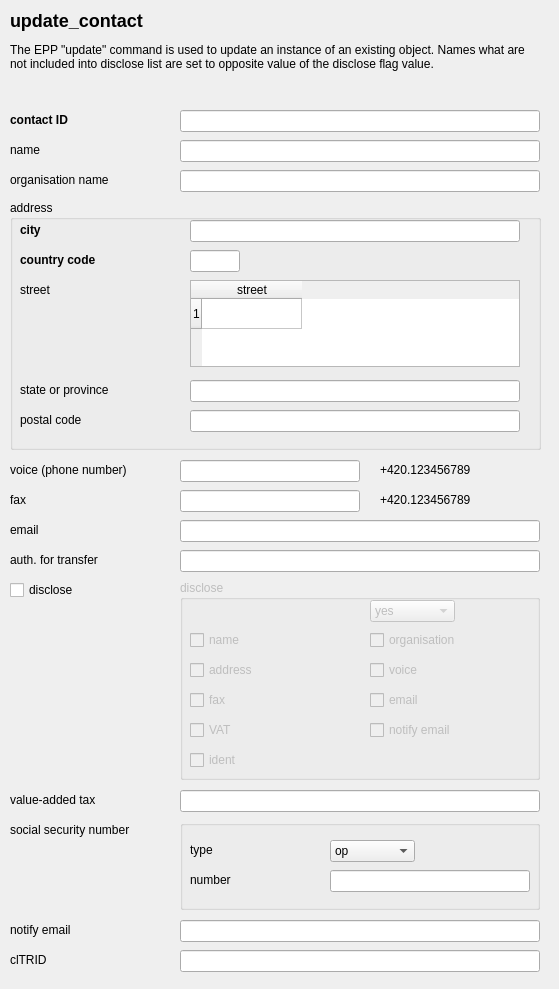
<ui version="4.0" >
 <class>FredWindow</class>
 <widget class="QWidget" name="FredWindow" >
  <property name="geometry" >
   <rect>
    <x>0</x>
    <y>0</y>
    <width>559</width>
    <height>989</height>
   </rect>
  </property>
  <property name="windowTitle" >
   <string>Update Contact panel</string>
  </property>
  <widget class="QLabel" name="textLabel1" >
   <property name="geometry" >
    <rect>
     <x>10</x>
     <y>110</y>
     <width>160</width>
     <height>20</height>
    </rect>
   </property>
   <property name="text" >
    <string>&lt;b>contact ID&lt;/b></string>
   </property>
   <property name="wordWrap" >
    <bool>false</bool>
   </property>
  </widget>
  <widget class="QLineEdit" name="update_contact_id" >
   <property name="geometry" >
    <rect>
     <x>180</x>
     <y>110</y>
     <width>360</width>
     <height>22</height>
    </rect>
   </property>
   <property name="text" >
    <string/>
   </property>
  </widget>
  <widget class="QLabel" name="textLabel8" >
   <property name="geometry" >
    <rect>
     <x>10</x>
     <y>520</y>
     <width>160</width>
     <height>20</height>
    </rect>
   </property>
   <property name="text" >
    <string>email</string>
   </property>
   <property name="wordWrap" >
    <bool>false</bool>
   </property>
  </widget>
  <widget class="QLineEdit" name="update_contact_org" >
   <property name="geometry" >
    <rect>
     <x>180</x>
     <y>170</y>
     <width>360</width>
     <height>22</height>
    </rect>
   </property>
   <property name="toolTip" >
    <string>CZ</string>
   </property>
   <property name="whatsThis" >
    <string>pokus</string>
   </property>
  </widget>
  <widget class="QLineEdit" name="update_contact_name" >
   <property name="geometry" >
    <rect>
     <x>180</x>
     <y>140</y>
     <width>360</width>
     <height>22</height>
    </rect>
   </property>
   <property name="toolTip" >
    <string>CZ</string>
   </property>
   <property name="whatsThis" >
    <string>pokus</string>
   </property>
  </widget>
  <widget class="QLineEdit" name="update_contact_voice" >
   <property name="geometry" >
    <rect>
     <x>180</x>
     <y>460</y>
     <width>180</width>
     <height>22</height>
    </rect>
   </property>
   <property name="inputMask" >
    <string/>
   </property>
  </widget>
  <widget class="QLabel" name="textLabel9" >
   <property name="geometry" >
    <rect>
     <x>10</x>
     <y>550</y>
     <width>160</width>
     <height>20</height>
    </rect>
   </property>
   <property name="text" >
    <string>auth. for transfer</string>
   </property>
   <property name="wordWrap" >
    <bool>false</bool>
   </property>
  </widget>
  <widget class="QLabel" name="textLabel7" >
   <property name="geometry" >
    <rect>
     <x>380</x>
     <y>460</y>
     <width>160</width>
     <height>20</height>
    </rect>
   </property>
   <property name="text" >
    <string>+420.123456789</string>
   </property>
   <property name="wordWrap" >
    <bool>false</bool>
   </property>
  </widget>
  <widget class="QLineEdit" name="update_contact_email" >
   <property name="geometry" >
    <rect>
     <x>180</x>
     <y>520</y>
     <width>360</width>
     <height>22</height>
    </rect>
   </property>
  </widget>
  <widget class="QLineEdit" name="update_contact_fax" >
   <property name="geometry" >
    <rect>
     <x>180</x>
     <y>490</y>
     <width>180</width>
     <height>22</height>
    </rect>
   </property>
   <property name="inputMask" >
    <string/>
   </property>
  </widget>
  <widget class="QLabel" name="textLabel2" >
   <property name="geometry" >
    <rect>
     <x>10</x>
     <y>140</y>
     <width>160</width>
     <height>20</height>
    </rect>
   </property>
   <property name="text" >
    <string>name</string>
   </property>
   <property name="wordWrap" >
    <bool>false</bool>
   </property>
  </widget>
  <widget class="QCheckBox" name="disclose" >
   <property name="geometry" >
    <rect>
     <x>10</x>
     <y>580</y>
     <width>160</width>
     <height>20</height>
    </rect>
   </property>
   <property name="text" >
    <string>disclose</string>
   </property>
  </widget>
  <widget class="QLabel" name="textLabel6" >
   <property name="geometry" >
    <rect>
     <x>380</x>
     <y>490</y>
     <width>160</width>
     <height>20</height>
    </rect>
   </property>
   <property name="text" >
    <string>+420.123456789</string>
   </property>
   <property name="wordWrap" >
    <bool>false</bool>
   </property>
  </widget>
  <widget class="QLineEdit" name="update_contact_auth_info" >
   <property name="geometry" >
    <rect>
     <x>180</x>
     <y>550</y>
     <width>360</width>
     <height>22</height>
    </rect>
   </property>
   <property name="echoMode" >
    <enum>QLineEdit::Normal</enum>
   </property>
  </widget>
  <widget class="QLabel" name="textLabel5" >
   <property name="geometry" >
    <rect>
     <x>10</x>
     <y>460</y>
     <width>160</width>
     <height>20</height>
    </rect>
   </property>
   <property name="text" >
    <string>voice (phone number)</string>
   </property>
   <property name="wordWrap" >
    <bool>false</bool>
   </property>
  </widget>
  <widget class="QLabel" name="textLabel4" >
   <property name="geometry" >
    <rect>
     <x>10</x>
     <y>490</y>
     <width>160</width>
     <height>20</height>
    </rect>
   </property>
   <property name="text" >
    <string>fax</string>
   </property>
   <property name="wordWrap" >
    <bool>false</bool>
   </property>
  </widget>
  <widget class="QLabel" name="textLabel18" >
   <property name="geometry" >
    <rect>
     <x>10</x>
     <y>10</y>
     <width>530</width>
     <height>90</height>
    </rect>
   </property>
   <property name="text" >
    <string>&lt;h2>update_contact&lt;/h2>
The EPP "update" command is used to update an instance of an existing object.
   Names what are not included into disclose list are set to opposite value of the disclose flag value.</string>
   </property>
   <property name="alignment" >
    <set>Qt::AlignLeading|Qt::AlignLeft|Qt::AlignTop</set>
   </property>
   <property name="wordWrap" >
    <bool>true</bool>
   </property>
  </widget>
  <widget class="QLabel" name="textLabel3" >
   <property name="geometry" >
    <rect>
     <x>10</x>
     <y>170</y>
     <width>160</width>
     <height>20</height>
    </rect>
   </property>
   <property name="text" >
    <string>organisation name</string>
   </property>
   <property name="wordWrap" >
    <bool>false</bool>
   </property>
  </widget>
  <widget class="QGroupBox" name="groupBox8" >
   <property name="geometry" >
    <rect>
     <x>10</x>
     <y>200</y>
     <width>531</width>
     <height>250</height>
    </rect>
   </property>
   <property name="title" >
    <string>address</string>
   </property>
   <widget class="QLabel" name="textLabel13" >
    <property name="geometry" >
     <rect>
      <x>10</x>
      <y>50</y>
      <width>160</width>
      <height>20</height>
     </rect>
    </property>
    <property name="text" >
     <string>&lt;b>country code&lt;/b></string>
    </property>
    <property name="wordWrap" >
     <bool>false</bool>
    </property>
   </widget>
   <widget class="QLabel" name="textLabel14" >
    <property name="geometry" >
     <rect>
      <x>10</x>
      <y>80</y>
      <width>160</width>
      <height>20</height>
     </rect>
    </property>
    <property name="text" >
     <string>street</string>
    </property>
    <property name="wordWrap" >
     <bool>false</bool>
    </property>
   </widget>
   <widget class="QLabel" name="textLabel15" >
    <property name="geometry" >
     <rect>
      <x>10</x>
      <y>210</y>
      <width>160</width>
      <height>20</height>
     </rect>
    </property>
    <property name="text" >
     <string>postal code</string>
    </property>
    <property name="wordWrap" >
     <bool>false</bool>
    </property>
   </widget>
   <widget class="QLabel" name="textLabel16" >
    <property name="geometry" >
     <rect>
      <x>10</x>
      <y>180</y>
      <width>160</width>
      <height>20</height>
     </rect>
    </property>
    <property name="text" >
     <string>state or province</string>
    </property>
    <property name="wordWrap" >
     <bool>false</bool>
    </property>
   </widget>
   <widget class="QLabel" name="textLabel17" >
    <property name="geometry" >
     <rect>
      <x>10</x>
      <y>20</y>
      <width>160</width>
      <height>20</height>
     </rect>
    </property>
    <property name="text" >
     <string>&lt;b>city&lt;/b></string>
    </property>
    <property name="wordWrap" >
     <bool>false</bool>
    </property>
   </widget>
   <widget class="QLineEdit" name="update_contact_sp" >
    <property name="geometry" >
     <rect>
      <x>180</x>
      <y>180</y>
      <width>330</width>
      <height>22</height>
     </rect>
    </property>
   </widget>
   <widget class="QLineEdit" name="update_contact_pc" >
    <property name="geometry" >
     <rect>
      <x>180</x>
      <y>210</y>
      <width>330</width>
      <height>22</height>
     </rect>
    </property>
   </widget>
   <widget class="QLineEdit" name="update_contact_cc" >
    <property name="geometry" >
     <rect>
      <x>180</x>
      <y>50</y>
      <width>50</width>
      <height>22</height>
     </rect>
    </property>
    <property name="inputMask" >
     <string/>
    </property>
    <property name="text" >
     <string/>
    </property>
   </widget>
   <widget class="QLineEdit" name="update_contact_city" >
    <property name="geometry" >
     <rect>
      <x>180</x>
      <y>20</y>
      <width>330</width>
      <height>22</height>
     </rect>
    </property>
   </widget>
   <widget class="QTableWidget" name="update_contact_street" >
    <property name="geometry" >
     <rect>
      <x>180</x>
      <y>80</y>
      <width>330</width>
      <height>87</height>
     </rect>
    </property>
    <property name="showGrid" >
     <bool>true</bool>
    </property>
    <property name="rowCount" >
     <number>1</number>
    </property>
    <row/>
    <column>
     <property name="text" >
      <string>street</string>
     </property>
    </column>
   </widget>
  </widget>
  <widget class="QGroupBox" name="grp_disclose" >
   <property name="enabled" >
    <bool>false</bool>
   </property>
   <property name="geometry" >
    <rect>
     <x>180</x>
     <y>580</y>
     <width>360</width>
     <height>200</height>
    </rect>
   </property>
   <property name="title" >
    <string>disclose</string>
   </property>
   <widget class="QComboBox" name="update_contact_disclose_flag" >
    <property name="geometry" >
     <rect>
      <x>190</x>
      <y>20</y>
      <width>85</width>
      <height>22</height>
     </rect>
    </property>
    <item>
     <property name="text" >
      <string>yes</string>
     </property>
    </item>
    <item>
     <property name="text" >
      <string>no</string>
     </property>
    </item>
   </widget>
   <widget class="QCheckBox" name="update_contact_disclose_name" >
    <property name="geometry" >
     <rect>
      <x>10</x>
      <y>50</y>
      <width>160</width>
      <height>20</height>
     </rect>
    </property>
    <property name="text" >
     <string>name</string>
    </property>
   </widget>
   <widget class="QCheckBox" name="update_contact_disclose_addr" >
    <property name="geometry" >
     <rect>
      <x>10</x>
      <y>80</y>
      <width>160</width>
      <height>20</height>
     </rect>
    </property>
    <property name="text" >
     <string>address</string>
    </property>
   </widget>
   <widget class="QCheckBox" name="update_contact_disclose_org" >
    <property name="geometry" >
     <rect>
      <x>190</x>
      <y>50</y>
      <width>160</width>
      <height>20</height>
     </rect>
    </property>
    <property name="text" >
     <string>organisation</string>
    </property>
   </widget>
   <widget class="QCheckBox" name="update_contact_disclose_voice" >
    <property name="geometry" >
     <rect>
      <x>190</x>
      <y>80</y>
      <width>160</width>
      <height>20</height>
     </rect>
    </property>
    <property name="text" >
     <string>voice</string>
    </property>
   </widget>
   <widget class="QCheckBox" name="update_contact_disclose_email" >
    <property name="geometry" >
     <rect>
      <x>190</x>
      <y>110</y>
      <width>160</width>
      <height>20</height>
     </rect>
    </property>
    <property name="text" >
     <string>email</string>
    </property>
   </widget>
   <widget class="QCheckBox" name="update_contact_disclose_fax" >
    <property name="geometry" >
     <rect>
      <x>10</x>
      <y>110</y>
      <width>160</width>
      <height>20</height>
     </rect>
    </property>
    <property name="text" >
     <string>fax</string>
    </property>
   </widget>
   <widget class="QCheckBox" name="update_contact_disclose_notify_email" >
    <property name="geometry" >
     <rect>
      <x>190</x>
      <y>140</y>
      <width>160</width>
      <height>20</height>
     </rect>
    </property>
    <property name="text" >
     <string>notify email</string>
    </property>
   </widget>
   <widget class="QCheckBox" name="update_contact_disclose_vat" >
    <property name="geometry" >
     <rect>
      <x>10</x>
      <y>140</y>
      <width>160</width>
      <height>20</height>
     </rect>
    </property>
    <property name="text" >
     <string>VAT</string>
    </property>
   </widget>
   <widget class="QCheckBox" name="update_contact_disclose_ident" >
    <property name="geometry" >
     <rect>
      <x>10</x>
      <y>170</y>
      <width>160</width>
      <height>20</height>
     </rect>
    </property>
    <property name="text" >
     <string>ident</string>
    </property>
   </widget>
  </widget>
  <widget class="QLineEdit" name="update_contact_vat" >
   <property name="geometry" >
    <rect>
     <x>180</x>
     <y>790</y>
     <width>360</width>
     <height>22</height>
    </rect>
   </property>
  </widget>
  <widget class="QLabel" name="textLabel10" >
   <property name="geometry" >
    <rect>
     <x>10</x>
     <y>790</y>
     <width>160</width>
     <height>20</height>
    </rect>
   </property>
   <property name="text" >
    <string>value-added tax</string>
   </property>
   <property name="wordWrap" >
    <bool>false</bool>
   </property>
  </widget>
  <widget class="QLabel" name="textLabel21" >
   <property name="geometry" >
    <rect>
     <x>10</x>
     <y>820</y>
     <width>160</width>
     <height>20</height>
    </rect>
   </property>
   <property name="text" >
    <string>social security number</string>
   </property>
   <property name="wordWrap" >
    <bool>false</bool>
   </property>
  </widget>
  <widget class="QLineEdit" name="update_contact_notify_email" >
   <property name="geometry" >
    <rect>
     <x>180</x>
     <y>920</y>
     <width>360</width>
     <height>22</height>
    </rect>
   </property>
  </widget>
  <widget class="QLineEdit" name="update_contact_cltrid" >
   <property name="geometry" >
    <rect>
     <x>180</x>
     <y>950</y>
     <width>360</width>
     <height>22</height>
    </rect>
   </property>
  </widget>
  <widget class="QLabel" name="textLabel12" >
   <property name="geometry" >
    <rect>
     <x>10</x>
     <y>920</y>
     <width>160</width>
     <height>20</height>
    </rect>
   </property>
   <property name="text" >
    <string>notify email</string>
   </property>
   <property name="wordWrap" >
    <bool>false</bool>
   </property>
  </widget>
  <widget class="QLabel" name="textLabel11" >
   <property name="geometry" >
    <rect>
     <x>10</x>
     <y>950</y>
     <width>160</width>
     <height>20</height>
    </rect>
   </property>
   <property name="text" >
    <string>clTRID</string>
   </property>
   <property name="wordWrap" >
    <bool>false</bool>
   </property>
  </widget>
  <widget class="QGroupBox" name="groupBox2_2" >
   <property name="geometry" >
    <rect>
     <x>180</x>
     <y>820</y>
     <width>360</width>
     <height>90</height>
    </rect>
   </property>
   <widget class="QLabel" name="textLabel19" >
    <property name="geometry" >
     <rect>
      <x>10</x>
      <y>50</y>
      <width>130</width>
      <height>20</height>
     </rect>
    </property>
    <property name="text" >
     <string>number</string>
    </property>
    <property name="wordWrap" >
     <bool>false</bool>
    </property>
   </widget>
   <widget class="QLabel" name="textLabel20" >
    <property name="geometry" >
     <rect>
      <x>10</x>
      <y>20</y>
      <width>130</width>
      <height>20</height>
     </rect>
    </property>
    <property name="text" >
     <string>type</string>
    </property>
    <property name="wordWrap" >
     <bool>false</bool>
    </property>
   </widget>
   <widget class="QComboBox" name="update_contact_ssn_type" >
    <property name="geometry" >
     <rect>
      <x>150</x>
      <y>20</y>
      <width>85</width>
      <height>22</height>
     </rect>
    </property>
    <item>
     <property name="text" >
      <string>op</string>
     </property>
    </item>
    <item>
     <property name="text" >
      <string>rc</string>
     </property>
    </item>
    <item>
     <property name="text" >
      <string>passport</string>
     </property>
    </item>
    <item>
     <property name="text" >
      <string>mpsv</string>
     </property>
    </item>
    <item>
     <property name="text" >
      <string>ico</string>
     </property>
    </item>
   </widget>
   <widget class="QLineEdit" name="update_contact_ssn_number" >
    <property name="geometry" >
     <rect>
      <x>150</x>
      <y>50</y>
      <width>200</width>
      <height>22</height>
     </rect>
    </property>
   </widget>
  </widget>
 </widget>
 <layoutdefault spacing="6" margin="11" />
 <pixmapfunction>qPixmapFromMimeSource</pixmapfunction>
 <tabstops>
  <tabstop>update_contact_id</tabstop>
  <tabstop>update_contact_name</tabstop>
  <tabstop>update_contact_org</tabstop>
  <tabstop>update_contact_city</tabstop>
  <tabstop>update_contact_cc</tabstop>
  <tabstop>update_contact_street</tabstop>
  <tabstop>update_contact_sp</tabstop>
  <tabstop>update_contact_pc</tabstop>
  <tabstop>update_contact_voice</tabstop>
  <tabstop>update_contact_fax</tabstop>
  <tabstop>update_contact_email</tabstop>
  <tabstop>update_contact_auth_info</tabstop>
  <tabstop>disclose</tabstop>
  <tabstop>update_contact_disclose_flag</tabstop>
  <tabstop>update_contact_disclose_name</tabstop>
  <tabstop>update_contact_disclose_addr</tabstop>
  <tabstop>update_contact_disclose_fax</tabstop>
  <tabstop>update_contact_disclose_org</tabstop>
  <tabstop>update_contact_disclose_voice</tabstop>
  <tabstop>update_contact_disclose_email</tabstop>
  <tabstop>update_contact_vat</tabstop>
  <tabstop>update_contact_ssn_type</tabstop>
  <tabstop>update_contact_ssn_number</tabstop>
  <tabstop>update_contact_notify_email</tabstop>
  <tabstop>update_contact_cltrid</tabstop>
 </tabstops>
 <resources/>
 <connections>
  <connection>
   <sender>disclose</sender>
   <signal>toggled(bool)</signal>
   <receiver>grp_disclose</receiver>
   <slot>setEnabled(bool)</slot>
   <hints>
    <hint type="sourcelabel" >
     <x>20</x>
     <y>20</y>
    </hint>
    <hint type="destinationlabel" >
     <x>20</x>
     <y>20</y>
    </hint>
   </hints>
  </connection>
  <connection>
   <sender>disclose</sender>
   <signal>toggled(bool)</signal>
   <receiver>grp_disclose</receiver>
   <slot>setEnabled(bool)</slot>
   <hints>
    <hint type="sourcelabel" >
     <x>20</x>
     <y>20</y>
    </hint>
    <hint type="destinationlabel" >
     <x>20</x>
     <y>20</y>
    </hint>
   </hints>
  </connection>
  <connection>
   <sender>update_contact_street</sender>
   <signal>currentCellChanged(int,int,int,int)</signal>
   <receiver>FredWindow</receiver>
   <slot>street_current_changed(int,int,int,int)</slot>
   <hints>
    <hint type="sourcelabel" >
     <x>354</x>
     <y>323</y>
    </hint>
    <hint type="destinationlabel" >
     <x>286</x>
     <y>471</y>
    </hint>
   </hints>
  </connection>
  <connection>
   <sender>update_contact_street</sender>
   <signal>cellChanged(int,int)</signal>
   <receiver>FredWindow</receiver>
   <slot>street_value_changed(int,int)</slot>
   <hints>
    <hint type="sourcelabel" >
     <x>354</x>
     <y>323</y>
    </hint>
    <hint type="destinationlabel" >
     <x>286</x>
     <y>471</y>
    </hint>
   </hints>
  </connection>
 </connections>
</ui>
